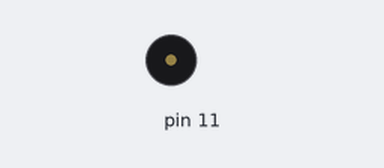
This sketch was run on a simulated Arduino Uno, built with avr-gcc and run on an emulated ATmega328P. Shown: buzzer (waves = sounding).

Above: at 3.8 s.
At 39.5 s:
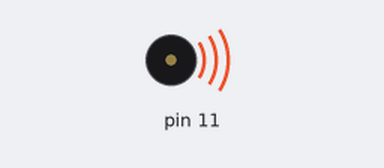
Timing chart, 0 to 40.0 s (numbered marks = the images above):
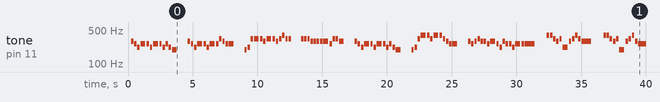

The sketch:

music5.ino
```cpp
#define NOTE_    0
#define NOTE_B0  31
#define NOTE_C1  33
#define NOTE_CS1 35
#define NOTE_D1  37
#define NOTE_DS1 39
#define NOTE_E1  41
#define NOTE_F1  44
#define NOTE_FS1 46
#define NOTE_G1  49
#define NOTE_GS1 52
#define NOTE_A1  55
#define NOTE_AS1 58
#define NOTE_B1  62
#define NOTE_C2  65
#define NOTE_CS2 69
#define NOTE_D2  73
#define NOTE_DS2 78
#define NOTE_E2  82
#define NOTE_F2  87
#define NOTE_FS2 93
#define NOTE_G2  98
#define NOTE_GS2 104
#define NOTE_A2  110
#define NOTE_AS2 117
#define NOTE_B2  123
#define NOTE_C3  131
#define NOTE_CS3 139
#define NOTE_D3  147
#define NOTE_DS3 156
#define NOTE_E3  165
#define NOTE_F3  175
#define NOTE_FS3 185
#define NOTE_G3  196
#define NOTE_GS3 208
#define NOTE_A3  220
#define NOTE_AS3 233
#define NOTE_B3  247
#define NOTE_C4  262
#define NOTE_CS4 277
#define NOTE_D4  294
#define NOTE_DS4 311
#define NOTE_E4  330
#define NOTE_F4  349
#define NOTE_FS4 370
#define NOTE_G4  392
#define NOTE_GS4 415
#define NOTE_A4  440
#define NOTE_AS4 466
#define NOTE_B4  494
#define NOTE_C5  523
#define NOTE_CS5 554
#define NOTE_D5  587
#define NOTE_DS5 622
#define NOTE_E5  659
#define NOTE_F5  698
#define NOTE_FS5 740
#define NOTE_G5  784
#define NOTE_GS5 831
#define NOTE_A5  880
#define NOTE_AS5 932
#define NOTE_B5  988
#define NOTE_C6  1047
#define NOTE_CS6 1109
#define NOTE_D6  1175
#define NOTE_DS6 1245
#define NOTE_E6  1319
#define NOTE_F6  1397
#define NOTE_FS6 1480
#define NOTE_G6  1568
#define NOTE_GS6 1661
#define NOTE_A6  1760
#define NOTE_AS6 1865
#define NOTE_B6  1976
#define NOTE_C7  2093
#define NOTE_CS7 2217
#define NOTE_D7  2349
#define NOTE_DS7 2489
#define NOTE_E7  2637
#define NOTE_F7  2794
#define NOTE_FS7 2960
#define NOTE_G7  3136
#define NOTE_GS7 3322
#define NOTE_A7  3520
#define NOTE_AS7 3729
#define NOTE_B7  3951
#define NOTE_C8  4186
#define NOTE_CS8 4435
#define NOTE_D8  4699
#define NOTE_DS8 4978

int melody[] = {
  NOTE_, NOTE_D4, NOTE_C4, NOTE_A3, NOTE_C4, NOTE_C4, NOTE_A3, NOTE_C4, NOTE_C4, NOTE_A3, NOTE_C4, NOTE_A3, NOTE_G3, NOTE_,
  NOTE_, NOTE_D4, NOTE_C4, NOTE_A3, NOTE_C4, NOTE_C4, NOTE_A3, NOTE_C4, NOTE_C4, NOTE_E4, NOTE_D4, NOTE_C4, NOTE_C4, NOTE_,

  NOTE_, NOTE_G3, NOTE_A3, NOTE_E4, NOTE_E4, NOTE_E4, NOTE_D4, NOTE_E4, NOTE_E4, NOTE_D4, NOTE_E4, NOTE_G4, NOTE_E4, NOTE_E4, NOTE_,
  NOTE_, NOTE_E4, NOTE_E4, NOTE_E4, NOTE_D4, NOTE_D4, NOTE_D4, NOTE_D4, NOTE_D4, NOTE_C4, NOTE_E4, NOTE_E4, NOTE_D4, NOTE_,

  NOTE_, NOTE_D4, NOTE_C4, NOTE_A3, NOTE_C4, NOTE_C4, NOTE_A3, NOTE_C4, NOTE_C4, NOTE_A3, NOTE_C4, NOTE_A3, NOTE_G3, NOTE_,
  NOTE_, NOTE_G3, NOTE_A3, NOTE_E4, NOTE_G4, NOTE_G4, NOTE_E4, NOTE_G4, NOTE_G4, NOTE_E4, NOTE_D4, NOTE_C4, NOTE_C4, NOTE_,

  NOTE_, NOTE_D4, NOTE_C4, NOTE_D4, NOTE_E4, NOTE_D4, NOTE_D4, NOTE_C4, NOTE_D4,
  NOTE_C4, NOTE_A3, NOTE_D4, NOTE_C4, NOTE_C4, NOTE_A3, NOTE_C4, NOTE_C4, NOTE_C4, NOTE_,
  //
  NOTE_, NOTE_G4, NOTE_G4, NOTE_E4, NOTE_D4, NOTE_E4, NOTE_A3, NOTE_D4, NOTE_E4, NOTE_G4, NOTE_E4, NOTE_D4, NOTE_,
  NOTE_, NOTE_G4, NOTE_G4, NOTE_E4, NOTE_D4, NOTE_E4, NOTE_G3, NOTE_D4, NOTE_E4, NOTE_G4, NOTE_D4, NOTE_C4, NOTE_,

  NOTE_, NOTE_C4, NOTE_D4, NOTE_E4, NOTE_G4, NOTE_A4, NOTE_G4, NOTE_F4, NOTE_G4, NOTE_E4, NOTE_E4, NOTE_D4, NOTE_D4, NOTE_,
  NOTE_, NOTE_C4, NOTE_D4, NOTE_C4, NOTE_C4, NOTE_D4, NOTE_C4, NOTE_D4, NOTE_D4, NOTE_E4, NOTE_G4, NOTE_E4, NOTE_E4, NOTE_,

  NOTE_, NOTE_G4, NOTE_G4, NOTE_E4, NOTE_D4, NOTE_E4, NOTE_A3, NOTE_D4, NOTE_E4, NOTE_G4, NOTE_E4, NOTE_D4, NOTE_,
  NOTE_, NOTE_G4, NOTE_G4, NOTE_E4, NOTE_D4, NOTE_E4, NOTE_G3, NOTE_D4, NOTE_E4, NOTE_G4, NOTE_D4, NOTE_C4, NOTE_,

  NOTE_, NOTE_C4, NOTE_D4, NOTE_E4, NOTE_G4, NOTE_A4, NOTE_G4, NOTE_F4, NOTE_G4, NOTE_E4, NOTE_E4, NOTE_D4, NOTE_D4,
  NOTE_G3, NOTE_E4, NOTE_D4, NOTE_D4, NOTE_D4, NOTE_C4, NOTE_,
};

int noteDurations[] = {
  16, 16, 16, 16, 8, 16, 16, 8, 16, 16, 16, 16, 8, 8,
  16, 16, 16, 16, 8, 16, 16, 8, 16, 16, 16, 16, 8, 8,

  16, 16, 16, 16, 8, 16, 16, 8, 16, 16, 16, 16, 16, 16, 8,
  16, 16, 16, 16, 16, 16, 16, 16, 8, 16, 16, 16, 8, 8,

  16, 16, 16, 16, 8, 16, 16, 8, 16, 16, 16, 16, 8, 8,
  16, 16, 16, 16, 8, 16, 16, 8, 16, 16, 16, 16, 8, 8,

  16, 16, 16, 16, 16, 16, 16, 16, 8,
  16, 16, 16, 16, 16, 16, 8, 16, 4, 8,
  //
  16, 16, 16, 16, 16, 16, 8, 16, 16, 16, 16, 4, 8,
  16, 16, 16, 16, 16, 16, 8, 16, 16, 16, 16, 4, 8,

  16, 16, 16, 16, 16, 16, 16, 16, 16, 16, 16, 16, 4, 8,
  16, 16, 16, 16, 16, 16, 16, 16, 16, 8, 16, 16, 8, 8,

  16, 16, 16, 16, 16, 16, 8, 16, 16, 16, 16, 4, 8,
  16, 16, 16, 16, 16, 16, 8, 16, 16, 16, 16, 4, 8,

  16, 16, 16, 16, 16, 16, 16, 16, 16, 16, 16, 16, 4,
  16, 8, 16, 16, 16, 4, 8,
};

void play(int *melody, int *noteDurations, int num){
  for(int note = 0; note < num; note++){
    int noteDuration = 3000 / noteDurations[note];
    tone(11, melody[note], noteDuration);

    delay(noteDuration * 1.30);
  }
}

void setup(){
}

void loop(){
  play(melody, noteDurations, sizeof(melody) / sizeof(int));

  delay(2000);
}
```

Measured:
- by itself, tone on pin 11: plays 294 Hz for 0.19 s, 262 Hz for 0.19 s, 220 Hz for 0.19 s, 262 Hz for 0.38 s, 262 Hz for 0.19 s, 220 Hz for 0.19 s … (112 notes in this stretch)
